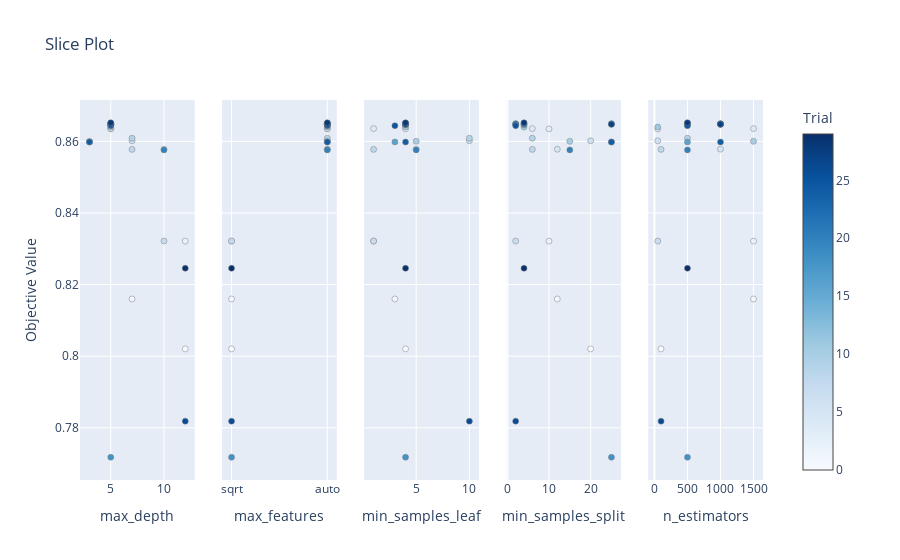

Notebook cell for this chart:
### Code cell
optuna.visualization.plot_slice(study)

### Figure 1 — Plotly figure (JSON) as saved in the notebook; plotly's stock layout.template omitted (floating-point values rounded to 4 significant figures)
{"data": [{"marker": {"color": [0, 1, 2, 3, 4, 5, 6, 7, 8, 9, 10, 11, 12, 13, 14, 15, 16, 17, 18, 19, 20, 21, 22, 23, 24, 25, 26, 27, 28, 29], "colorbar": {"title": {"text": "Trial"}, "x": 1, "xpad": 40, "y": 0.5}, "colorscale": [[0, "rgb(247,251,255)"], [0.125, "rgb(222,235,247)"], [0.25, "rgb(198,219,239)"], [0.375, "rgb(158,202,225)"], [0.5, "rgb(107,174,214)"], [0.625, "rgb(66,146,198)"], [0.75, "rgb(33,113,181)"], [0.875, "rgb(8,81,156)"], [1, "rgb(8,48,107)"]], "line": {"color": "Grey", "width": 0.5}, "showscale": true}, "mode": "markers", "showlegend": false, "type": "scatter", "x": [12, 7, 12, 5, 5, 10, 7, 10, 7, 7, 3, 5, 5, 5, 5, 5, 3, 5, 5, 5, 10, 5, 5, 5, 3, 5, 12, 5, 5, 12], "xaxis": "x", "y": [0.802, 0.816, 0.8321, 0.8635, 0.8636, 0.8578, 0.8602, 0.8322, 0.8578, 0.8609, 0.86, 0.864, 0.8651, 0.8646, 0.8646, 0.8648, 0.8598, 0.865, 0.7718, 0.8649, 0.8576, 0.8649, 0.8647, 0.8649, 0.8598, 0.8644, 0.7819, 0.8648, 0.8652, 0.8246], "yaxis": "y"}, {"marker": {"color": [0, 1, 2, 3, 4, 5, 6, 7, 8, 9, 10, 11, 12, 13, 14, 15, 16, 17, 18, 19, 20, 21, 22, 23, 24, 25, 26, 27, 28, 29], "colorbar": {"title": {"text": "Trial"}, "x": 1, "xpad": 40}, "colorscale": [[0, "rgb(247,251,255)"], [0.125, "rgb(222,235,247)"], [0.25, "rgb(198,219,239)"], [0.375, "rgb(158,202,225)"], [0.5, "rgb(107,174,214)"], [0.625, "rgb(66,146,198)"], [0.75, "rgb(33,113,181)"], [0.875, "rgb(8,81,156)"], [1, "rgb(8,48,107)"]], "line": {"color": "Grey", "width": 0.5}, "showscale": false}, "mode": "markers", "showlegend": false, "type": "scatter", "x": ["sqrt", "sqrt", "sqrt", "auto", "auto", "auto", "auto", "sqrt", "auto", "auto", "auto", "auto", "auto", "auto", "auto", "auto", "auto", "auto", "sqrt", "auto", "auto", "auto", "auto", "auto", "auto", "auto", "sqrt", "auto", "auto", "sqrt"], "xaxis": "x2", "y": [0.802, 0.816, 0.8321, 0.8635, 0.8636, 0.8578, 0.8602, 0.8322, 0.8578, 0.8609, 0.86, 0.864, 0.8651, 0.8646, 0.8646, 0.8648, 0.8598, 0.865, 0.7718, 0.8649, 0.8576, 0.8649, 0.8647, 0.8649, 0.8598, 0.8644, 0.7819, 0.8648, 0.8652, 0.8246], "yaxis": "y2"}, {"marker": {"color": [0, 1, 2, 3, 4, 5, 6, 7, 8, 9, 10, 11, 12, 13, 14, 15, 16, 17, 18, 19, 20, 21, 22, 23, 24, 25, 26, 27, 28, 29], "colorbar": {"title": {"text": "Trial"}, "x": 1, "xpad": 40}, "colorscale": [[0, "rgb(247,251,255)"], [0.125, "rgb(222,235,247)"], [0.25, "rgb(198,219,239)"], [0.375, "rgb(158,202,225)"], [0.5, "rgb(107,174,214)"], [0.625, "rgb(66,146,198)"], [0.75, "rgb(33,113,181)"], [0.875, "rgb(8,81,156)"], [1, "rgb(8,48,107)"]], "line": {"color": "Grey", "width": 0.5}, "showscale": false}, "mode": "markers", "showlegend": false, "type": "scatter", "x": [4, 3, 1, 4, 1, 5, 10, 1, 1, 10, 5, 4, 4, 4, 4, 4, 3, 4, 4, 4, 5, 4, 4, 4, 4, 3, 10, 4, 4, 4], "xaxis": "x3", "y": [0.802, 0.816, 0.8321, 0.8635, 0.8636, 0.8578, 0.8602, 0.8322, 0.8578, 0.8609, 0.86, 0.864, 0.8651, 0.8646, 0.8646, 0.8648, 0.8598, 0.865, 0.7718, 0.8649, 0.8576, 0.8649, 0.8647, 0.8649, 0.8598, 0.8644, 0.7819, 0.8648, 0.8652, 0.8246], "yaxis": "y3"}, {"marker": {"color": [0, 1, 2, 3, 4, 5, 6, 7, 8, 9, 10, 11, 12, 13, 14, 15, 16, 17, 18, 19, 20, 21, 22, 23, 24, 25, 26, 27, 28, 29], "colorbar": {"title": {"text": "Trial"}, "x": 1, "xpad": 40}, "colorscale": [[0, "rgb(247,251,255)"], [0.125, "rgb(222,235,247)"], [0.25, "rgb(198,219,239)"], [0.375, "rgb(158,202,225)"], [0.5, "rgb(107,174,214)"], [0.625, "rgb(66,146,198)"], [0.75, "rgb(33,113,181)"], [0.875, "rgb(8,81,156)"], [1, "rgb(8,48,107)"]], "line": {"color": "Grey", "width": 0.5}, "showscale": false}, "mode": "markers", "showlegend": false, "type": "scatter", "x": [20, 12, 10, 10, 6, 12, 20, 2, 6, 6, 15, 4, 4, 4, 4, 25, 25, 25, 25, 2, 15, 2, 2, 4, 25, 2, 2, 25, 4, 4], "xaxis": "x4", "y": [0.802, 0.816, 0.8321, 0.8635, 0.8636, 0.8578, 0.8602, 0.8322, 0.8578, 0.8609, 0.86, 0.864, 0.8651, 0.8646, 0.8646, 0.8648, 0.8598, 0.865, 0.7718, 0.8649, 0.8576, 0.8649, 0.8647, 0.8649, 0.8598, 0.8644, 0.7819, 0.8648, 0.8652, 0.8246], "yaxis": "y4"}, {"marker": {"color": [0, 1, 2, 3, 4, 5, 6, 7, 8, 9, 10, 11, 12, 13, 14, 15, 16, 17, 18, 19, 20, 21, 22, 23, 24, 25, 26, 27, 28, 29], "colorbar": {"title": {"text": "Trial"}, "x": 1, "xpad": 40}, "colorscale": [[0, "rgb(247,251,255)"], [0.125, "rgb(222,235,247)"], [0.25, "rgb(198,219,239)"], [0.375, "rgb(158,202,225)"], [0.5, "rgb(107,174,214)"], [0.625, "rgb(66,146,198)"], [0.75, "rgb(33,113,181)"], [0.875, "rgb(8,81,156)"], [1, "rgb(8,48,107)"]], "line": {"color": "Grey", "width": 0.5}, "showscale": false}, "mode": "markers", "showlegend": false, "type": "scatter", "x": [100, 1500, 1500, 50, 1500, 1000, 50, 50, 100, 500, 1500, 50, 500, 500, 500, 500, 500, 500, 500, 1000, 500, 1000, 1000, 1000, 1000, 500, 100, 1000, 500, 500], "xaxis": "x5", "y": [0.802, 0.816, 0.8321, 0.8635, 0.8636, 0.8578, 0.8602, 0.8322, 0.8578, 0.8609, 0.86, 0.864, 0.8651, 0.8646, 0.8646, 0.8648, 0.8598, 0.865, 0.7718, 0.8649, 0.8576, 0.8649, 0.8647, 0.8649, 0.8598, 0.8644, 0.7819, 0.8648, 0.8652, 0.8246], "yaxis": "y5"}], "layout": {"autosize": true, "title": {"text": "Slice Plot"}, "xaxis": {"anchor": "y", "autorange": true, "domain": [0, 0.168], "range": [2.297, 12.7], "title": {"text": "max_depth"}, "type": "linear"}, "xaxis2": {"anchor": "y2", "autorange": true, "domain": [0.208, 0.376], "range": [-0.07812, 1.078], "title": {"text": "max_features"}, "type": "category"}, "xaxis3": {"anchor": "y3", "autorange": true, "domain": [0.416, 0.584], "range": [0.2969, 10.7], "title": {"text": "min_samples_leaf"}, "type": "linear"}, "xaxis4": {"anchor": "y4", "autorange": true, "domain": [0.624, 0.792], "range": [0.2033, 26.8], "title": {"text": "min_samples_split"}, "type": "linear"}, "xaxis5": {"anchor": "y5", "autorange": true, "domain": [0.832, 1], "range": [-63.27, 1613.0], "title": {"text": "n_estimators"}, "type": "linear"}, "yaxis": {"anchor": "x", "autorange": true, "domain": [0, 1], "range": [0.7641, 0.8729], "title": {"text": "Objective Value"}, "type": "linear"}, "yaxis2": {"anchor": "x2", "autorange": true, "domain": [0, 1], "matches": "y", "range": [0.7641, 0.8729], "showticklabels": false, "type": "linear"}, "yaxis3": {"anchor": "x3", "autorange": true, "domain": [0, 1], "matches": "y", "range": [0.7641, 0.8729], "showticklabels": false, "type": "linear"}, "yaxis4": {"anchor": "x4", "autorange": true, "domain": [0, 1], "matches": "y", "range": [0.7641, 0.8729], "showticklabels": false, "type": "linear"}, "yaxis5": {"anchor": "x5", "autorange": true, "domain": [0, 1], "matches": "y", "range": [0.7641, 0.8729], "showticklabels": false, "type": "linear"}}}
